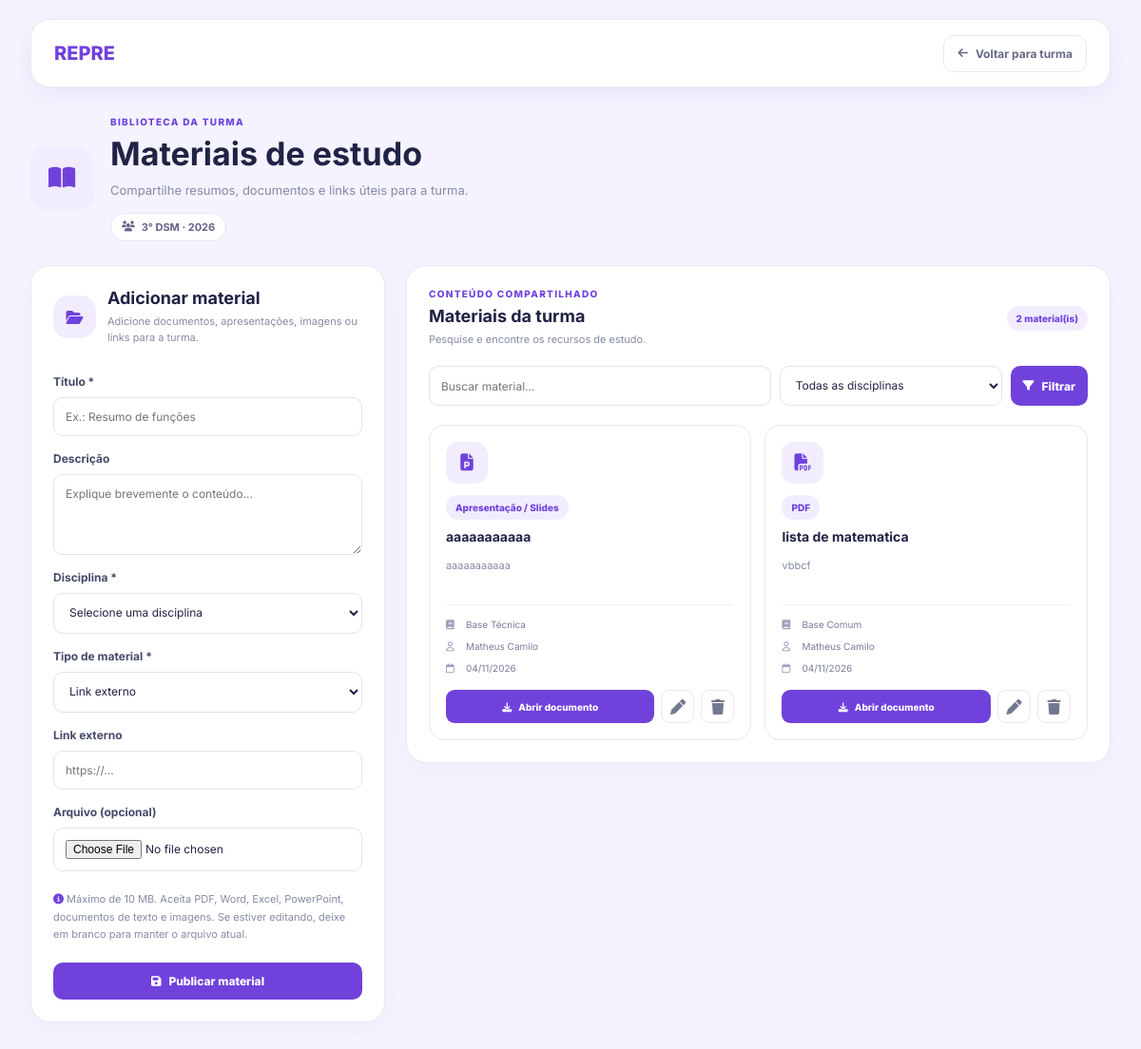
Page /materiaisEstudos.php?id=5 (signed in) on the committed database.
### tables this page shows
CREATE TABLE `turmas` (
  `id` int(10) UNSIGNED NOT NULL,
  `nome` varchar(80) NOT NULL,
  `serie` varchar(40) DEFAULT NULL,
  `turno` enum('manha','tarde','noite') NOT NULL DEFAULT 'manha',
  `ano_letivo` year(4) NOT NULL,
  `ativa` tinyint(1) NOT NULL DEFAULT 1,
  `codigo_convite` varchar(12) NOT NULL
);

CREATE TABLE `materiais_estudos` (
  `id` int(10) UNSIGNED NOT NULL,
  `turma_id` int(10) UNSIGNED NOT NULL,
  `turma_disciplinas_id` int(10) UNSIGNED NOT NULL,
  `publicado_por` int(10) UNSIGNED NOT NULL,
  `titulo` varchar(200) NOT NULL,
  `descricao` text DEFAULT NULL,
  `tipo` enum('pdf','documento','imagem','slide','link','outro') NOT NULL DEFAULT 'pdf',
  `link_url` varchar(2048) DEFAULT NULL,
  `arquivo_nome` varchar(255) DEFAULT NULL,
  `arquivo_caminho` varchar(500) DEFAULT NULL,
  `criado_em` timestamp NOT NULL DEFAULT current_timestamp()
);

CREATE TABLE `disciplinas` (
  `id` int(10) UNSIGNED NOT NULL,
  `nome` varchar(80) NOT NULL,
  `cor_hex` char(7) NOT NULL DEFAULT '#6B5CC5'
);

CREATE TABLE `alunos` (
  `id` int(10) UNSIGNED NOT NULL,
  `nome` varchar(120) NOT NULL,
  `email` varchar(150) NOT NULL,
  `senha_hash` varchar(255) NOT NULL,
  `tipo` enum('aluno','representante','professor','coordenador','gremio_atletica') NOT NULL,
  `status_conta` enum('pendente','ativo','recusado') NOT NULL DEFAULT 'ativo',
  `matricula` varchar(30) DEFAULT NULL,
  `ultimo_login` datetime DEFAULT NULL,
  `criado_em` datetime NOT NULL DEFAULT current_timestamp(),
  `atualizado_em` datetime NOT NULL DEFAULT current_timestamp() ON UPDATE current_timestamp()
);

### materiaisEstudos.php (the view, shortened to what this page needs)
<?php
$usuarioId = (int) $_SESSION['user_id'];
$turmaId = filter_input(INPUT_GET, 'turma_id', FILTER_VALIDATE_INT);
if (!$turmaId) {
    $turmaId = filter_input(INPUT_GET, 'id', FILTER_VALIDATE_INT);
}
$pdo = db();
$stmt = $pdo->prepare("
    SELECT t.id, t.nome, t.ano_letivo
    FROM turma_membros tm
    INNER JOIN turmas t ON t.id = tm.turma_id
    WHERE tm.turma_id = :turma_id
      AND tm.aluno_id = :usuario_id
      AND tm.papel = 'representante'
      AND t.ativa = 1
    LIMIT 1
");
$stmt->execute([
    ':turma_id' => $turmaId,
    ':usuario_id' => $usuarioId
]);
$turma = $stmt->fetch(PDO::FETCH_ASSOC);
function materialEscapar($valor): string
{
    return htmlspecialchars(
        (string) ($valor ?? ''),
        ENT_QUOTES | ENT_SUBSTITUTE,
        'UTF-8'
    );
}
$tipos = [
    'pdf' => 'PDF',
    'documento' => 'Documento',
    'slide' => 'Apresentação / Slides',
    'imagem' => 'Imagem',
    'link' => 'Link externo',
    'outro' => 'Outro'
];
$edicao = null;
$busca = trim((string) ($_GET['busca'] ?? ''));
$sql = "
    SELECT
        m.*,
        d.nome AS disciplina_nome,
        a.nome AS autor_nome
    FROM materiais_estudos m
    LEFT JOIN turma_disciplinas td
        ON td.id = m.turma_disciplinas_id
    LEFT JOIN disciplinas d
        ON d.id = td.disciplina_id
    LEFT JOIN alunos a
        ON a.id = m.publicado_por
    WHERE m.turma_id = :turma_id
";
$params = [':turma_id' => $turmaId];
$sql .= " ORDER BY m.criado_em DESC, m.id DESC";
$stmt = $pdo->prepare($sql);
$stmt->execute($params);
$materiais = $stmt->fetchAll(PDO::FETCH_ASSOC);
?>
<!DOCTYPE html>
<html lang="pt-BR">
<head>
    <link rel="stylesheet" href="materiaisEstudos.css">
    <link rel="stylesheet" href="https://cdnjs.cloudflare.com/ajax/libs/font-awesome/6.5.0/css/all.min.css">
</head>
<body>
<nav class="navbar">
    <a class="logo" href="adminRepresentante.php">REPRE</a>
    <a class="voltar" href="adminTurma.php?id=<?= (int) $turmaId ?>">
        <i class="fa-solid fa-arrow-left"></i> Voltar para turma
    </a>
</nav>
<main class="container">
    <header class="cabecalho">
        <div class="cabecalho-icone">
            <i class="fa-solid fa-book-open"></i>
        </div>
        <div>
            <p class="sobretitulo">BIBLIOTECA DA TURMA</p>
            <h1>Materiais de estudo</h1>
            <p>Compartilhe resumos, documentos e links úteis para a turma.</p>
            <span class="turma-tag">
                <i class="fa-solid fa-users"></i>
                <?= materialEscapar($turma['nome']) ?>
                · <?= materialEscapar($turma['ano_letivo']) ?>
            </span>
        </div>
    </header>
    <div class="layout">
        <section class="painel" id="formulario">
            <div class="painel-titulo">
                <div class="painel-icone">
                    <i class="fa-solid fa-folder-open"></i>
                </div>
                <div>
                    <h2><?= $edicao ? 'Editar material' : 'Adicionar material' ?></h2>
                    <p>Adicione documentos, apresentações, imagens ou links para a turma.</p>
                </div>
            </div>
            <form method="post" enctype="multipart/form-data" class="formulario">
                <label for="titulo">Título *</label>
                <input
                    type="text"
                    id="titulo"
                    name="titulo"
                    maxlength="150"
                    required
                    placeholder="Ex.: Resumo de funções"
                    value="<?= materialEscapar($edicao['titulo'] ?? '') ?>"
                >
                <label for="descricao">Descrição</label>
                <textarea
                    id="descricao"
                    name="descricao"
                    rows="3"
                    placeholder="Explique brevemente o conteúdo..."
                ><?= materialEscapar($edicao['descricao'] ?? '') ?></textarea>
                <label for="turma_disciplinas_id">Disciplina *</label>
                <select id="turma_disciplinas_id" name="turma_disciplinas_id" required>
                    <option value="">Selecione uma disciplina</option>
                </select>
                <label for="tipo">Tipo de material *</label>
                <select id="tipo" name="tipo" required>
                    <?php foreach ($tipos as $valor => $rotulo): ?>
                        <option
                            value="<?= materialEscapar($valor) ?>"
                            <?= ($edicao['tipo'] ?? 'link') === $valor ? 'selected' : '' ?>
                        >
                            <?= materialEscapar($rotulo) ?>
                        </option>
                    <?php endforeach; ?>
                </select>
                <label for="link_url">Link externo</label>
                <input
                    type="url"
                    id="link_url"
                    name="link_url"
                    placeholder="https://..."
                    value="<?= materialEscapar($edicao['link_url'] ?? '') ?>"
                >
                <label for="arquivo">Arquivo (opcional)</label>
                <input
                    type="file"
                    id="arquivo"
                    name="arquivo"
                    accept=".pdf,.doc,.docx,.odt,.rtf,.txt,.csv,.xls,.xlsx,.ods,.ppt,.pptx,.odp,.jpg,.jpeg,.png,.gif,.webp"
                >
                <p class="ajuda">
                    <i class="fa-solid fa-circle-info"></i>
                    Máximo de 10 MB. Aceita PDF, Word, Excel, PowerPoint, documentos de texto e imagens.
                    Se estiver editando, deixe em branco para manter o arquivo atual.
                </p>
                <button class="btn-principal" type="submit">
                    <i class="fa-solid fa-floppy-disk"></i>
                    <?= $edicao ? 'Salvar alterações' : 'Publicar material' ?>
                </button>
            </form>
        </section>
        <section class="painel painel-lista">
            <div class="lista-topo">
                <div>
                    <p class="sobretitulo">CONTEÚDO COMPARTILHADO</p>
                    <h2>Materiais da turma</h2>
                    <p>Pesquise e encontre os recursos de estudo.</p>
                </div>
                <span class="contador"><?= count($materiais) ?> material(is)</span>
            </div>
            <form method="get" class="filtros">
                <input
                    type="search"
                    name="busca"
                    placeholder="Buscar material..."
                    value="<?= materialEscapar($busca) ?>"
                >
                <select name="disciplina" aria-label="Filtrar por disciplina">
                    <option value="">Todas as disciplinas</option>
                </select>
                <button class="btn-filtrar" type="submit">
                    <i class="fa-solid fa-filter"></i> Filtrar
                </button>
            </form>
            <?php if (!$materiais): ?>
                <div class="vazio">
                    <i class="fa-regular fa-folder-open"></i>
                    <h3>Nenhum material encontrado</h3>
                    <p>Cadastre o primeiro material ou tente outra pesquisa.</p>
                </div>
            <?php else: ?>
                <div class="materiais-grid">
                    <?php foreach ($materiais as $material): ?>
                        <article class="material-card">
                            <div class="material-icone">
                                <?php
                                $icone = match ($material['tipo']) {
                                    'pdf' => 'fa-file-pdf',
                                    'documento' => 'fa-file-word',
                                    'slide' => 'fa-file-powerpoint',
                                    'imagem' => 'fa-file-image',
                                    'link' => 'fa-link',
                                    default => 'fa-file-lines'
                                };
                                ?>
                                <i class="fa-solid <?= $icone ?>"></i>
                            </div>
                            <span class="tipo-tag">
                                <?= materialEscapar($tipos[$material['tipo']] ?? 'Material') ?>
                            </span>
                            <h3><?= materialEscapar($material['titulo']) ?></h3>
                            <p class="descricao">
                                <?= materialEscapar($material['descricao'] ?: 'Sem descrição.') ?>
                            </p>
                            <div class="material-meta">
                                <span>
                                    <i class="fa-solid fa-book"></i>
                                    <?= materialEscapar($material['disciplina_nome'] ?? 'Todas as disciplinas') ?>
                                </span>
                                <span>
                                    <i class="fa-regular fa-user"></i>
                                    <?= materialEscapar($material['autor_nome'] ?? 'Representante') ?>
                                </span>
                                <span>
                                    <i class="fa-regular fa-calendar"></i>
                                    <?= !empty($material['criado_em']) ? date('d/m/Y', strtotime($material['criado_em'])) : '—' ?>
                                </span>
                            </div>
                            <div class="material-acoes">
                                <?php if (!empty($material['arquivo_caminho']) && !empty($material['arquivo_nome'])): ?>
                                    <a
                                        class="btn-abrir"
                                        href="<?= materialEscapar($material['arquivo_caminho']) ?>"
                                        target="_blank"
                                        rel="noopener noreferrer"
                                    >
                                        <i class="fa-solid fa-download"></i>
                                        Abrir documento
                                    </a>
                                <?php endif; ?>
                                <a
                                    class="acao-btn"
                                    href="materiaisEstudos.php?turma_id=<?= (int) $turmaId ?>&editar=<?= (int) $material['id'] ?>#formulario"
                                    title="Editar material"
                                >
                                    <i class="fa-solid fa-pen"></i>
                                </a>
                                <form
                                    method="post"
                                    onsubmit="return confirm('Deseja realmente excluir este material?');"
                                >
                                    <button class="acao-btn excluir" type="submit" title="Excluir material">
                                        <i class="fa-solid fa-trash"></i>
                                    </button>
                                </form>
                            </div>
                        </article>
                    <?php endforeach; ?>
                </div>
            <?php endif; ?>
        </section>
    </div>
</main>
</body>
</html>

### rows in the picture
turmas: nome "3° DSM", ano_letivo "2026"
materiais_estudos: tipo "Apresentação / Slides", titulo "aaaaaaaaaaa", descricao "aaaaaaaaaaa", disciplinas.nome "Base Técnica", publicado_por.nome "Matheus Camilo", criado_em "04/11/2026"
materiais_estudos: tipo "PDF", titulo "lista de matematica", descricao "vbbcf", disciplinas.nome "Base Comum", publicado_por.nome "Matheus Camilo", criado_em "04/11/2026"

### other values in the picture
count($materiais) "2"
form field tipo "Link externo"
